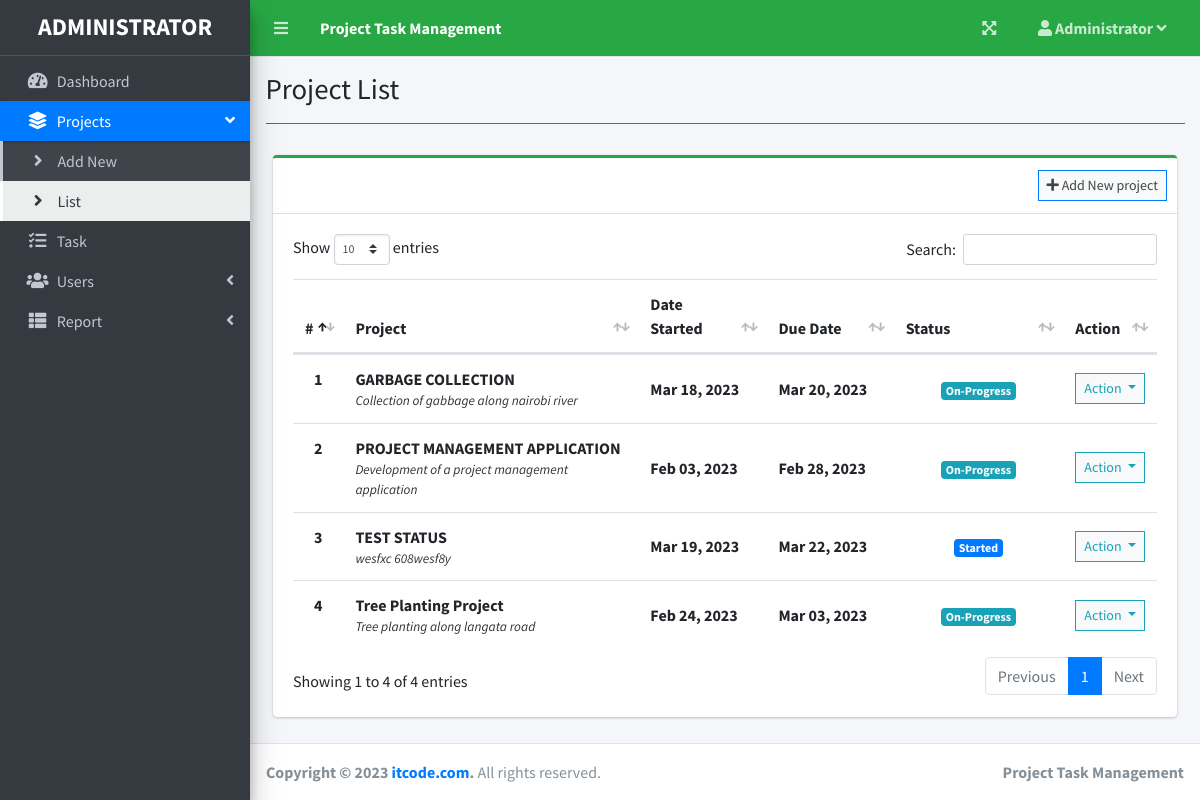
The app's page /index.php?page=project_list (signed in) with its own data.
### tables this page shows
CREATE TABLE `project_list` (
  `id` int(30) NOT NULL,
  `name` varchar(200) NOT NULL,
  `description` text NOT NULL,
  `status` tinyint(2) NOT NULL,
  `start_date` date NOT NULL,
  `end_date` date NOT NULL,
  `manager_id` int(30) NOT NULL,
  `user_ids` text NOT NULL,
  `date_created` datetime NOT NULL DEFAULT CURRENT_TIMESTAMP,
  `location` varchar(100) NOT NULL
);

### project_list.php (the view, shortened to what this page needs)
<?php include'db_connect.php' ?>
<div class="col-lg-12">
	<div class="card card-outline card-success">
		<div class="card-header">
            <?php if($_SESSION['login_type'] != 3): ?>
			<div class="card-tools">
				<a class="btn btn-block btn-sm btn-default btn-flat border-primary" href="./index.php?page=new_project"><i class="fa fa-plus"></i> Add New project</a>
			</div>
            <?php endif; ?>
		</div>
		<div class="card-body">
			<table class="table tabe-hover table-condensed" id="list">
				<colgroup>
					<col width="5%">
					<col width="35%">
					<col width="15%">
					<col width="15%">
					<col width="20%">
					<col width="10%">
				</colgroup>
				<thead>
					<tr>
						<th class="text-center">#</th>
						<th>Project</th>
						<th>Date Started</th>
						<th>Due Date</th>
						<th>Status</th>
						<th>Action</th>
					</tr>
				</thead>
				<tbody>
					<?php
					$i = 1;
					$stat = array("Pending","Started","On-Progress","On-Hold","Over Due","Done");
					$where = "";
					$qry = $conn->query("SELECT * FROM project_list $where order by name asc");
					while($row= $qry->fetch_assoc()):
						$trans = get_html_translation_table(HTML_ENTITIES,ENT_QUOTES);
						unset($trans["\""], $trans["<"], $trans[">"], $trans["<h2"]);
						$desc = strtr(html_entity_decode($row['description']),$trans);
						$desc=str_replace(array("<li>","</li>"), array("",", "), $desc);
		                $cprog = $conn->query("SELECT * FROM task_list where project_id = {$row['id']} and status = 3")->num_rows;
		                $prod = $conn->query("SELECT * FROM user_productivity where project_id = {$row['id']}")->num_rows;
						if($row['status'] == 0 && strtotime(date('Y-m-d')) >= strtotime($row['start_date'])):
						if($prod  > 0  || $cprog > 0)
		                  $row['status'] = 2;
		                else
		                  $row['status'] = 1;
						elseif($row['status'] == 0 && strtotime(date('Y-m-d')) > strtotime($row['end_date'])):
						$row['status'] = 4;
						endif;
					?>
					<tr>
						<th class="text-center"><?php echo $i++ ?></th>
						<td>
							<p><b><?php echo ucwords($row['name']) ?></b></p>
							<p class="truncate"><?php echo strip_tags($desc) ?></p>
						</td>
						<td><b><?php echo date("M d, Y",strtotime($row['start_date'])) ?></b></td>
						<td><b><?php echo date("M d, Y",strtotime($row['end_date'])) ?></b></td>
						<td class="text-center">
							<?php
							  if($stat[$row['status']] =='Pending'){
							  	echo "<span class='badge badge-secondary'>{$stat[$row['status']]}</span>";
							  }elseif($stat[$row['status']] =='Started'){
							  	echo "<span class='badge badge-primary'>{$stat[$row['status']]}</span>";
							  }elseif($stat[$row['status']] =='On-Progress'){
							  	echo "<span class='badge badge-info'>{$stat[$row['status']]}</span>";
							  }elseif($stat[$row['status']] =='On-Hold'){
							  	echo "<span class='badge badge-warning'>{$stat[$row['status']]}</span>";
							  }elseif($stat[$row['status']] =='Over Due'){
							  	echo "<span class='badge badge-danger'>{$stat[$row['status']]}</span>";
							  }elseif($stat[$row['status']] =='Done'){
							  	echo "<span class='badge badge-success'>{$stat[$row['status']]}</span>";
							  }
							?>
						</td>
						<td class="text-center">
							<button type="button" class="btn btn-default btn-sm btn-flat border-info wave-effect text-info dropdown-toggle" data-toggle="dropdown" aria-expanded="true">
		                      Action
		                    </button>
						</td>
					</tr>
				<?php endwhile; ?>
				</tbody>
			</table>
		</div>
	</div>
</div>

### project_list.php (style rules this page uses)
table p { margin: unset !important; }
table td { vertical-align: middle !important }

### records on screen
project_list: name "GARBAGE COLLECTION", description "Collection of gabbage along nairobi river", start_date "Mar 18, 2023", end_date "Mar 20, 2023", status "On-Progress"
project_list: name "PROJECT MANAGEMENT APPLICATION", description "Development of a project management application", start_date "Feb 03, 2023", end_date "Feb 28, 2023", manager "On-Progress"
project_list: name "TEST STATUS", description "wesfxc 608wesf8y", start_date "Mar 19, 2023", end_date "Mar 22, 2023", status "Started"
project_list: name "Tree Planting Project", description "Tree planting along langata road", start_date "Feb 24, 2023", end_date "Mar 03, 2023", id "On-Progress"

### other values on screen
$_SESSION['system']['name'] "Project Task Management"
$_SESSION['login_firstname'] "Administrator"
$title "Project List"
